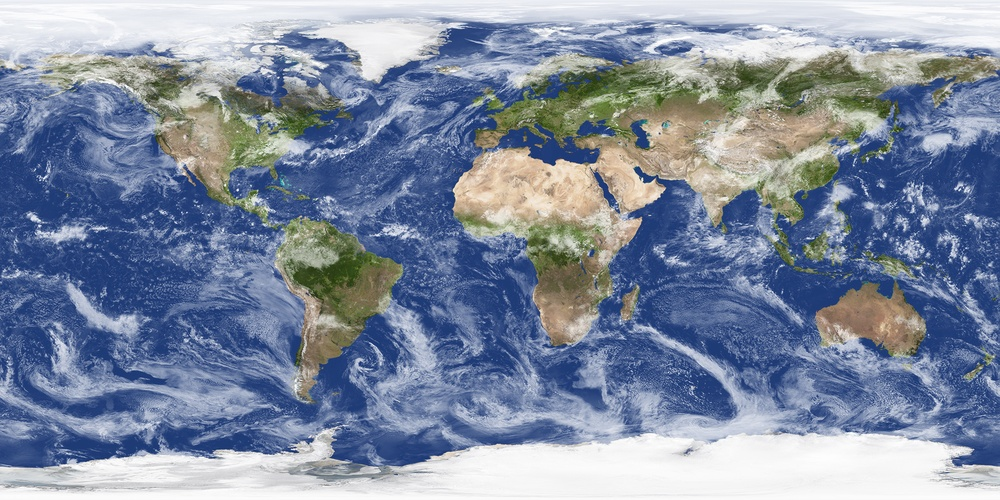
%> input picture Computer Graphics/Assignment4/tc-earth_daymap.jpg, 1000 x 500 px, shrunk from 2048 x 1024 before the run
$ octave texture.m   (GNU Octave 9; MATLAB toolbox functions it lacks are replaced by stand-ins)
%> lines starting %> are read from the running program, lines starting %| are printed output that depends on the picture
% [13 lines of commented-out code are left out]


A=imread('tc-earth_daymap.jpg');
%> A is the input picture: size 500x1000x3 uint8; mean R, G, B 127.5, 139.6, 161.3
[mytext,map]=rgb2ind(A,256);
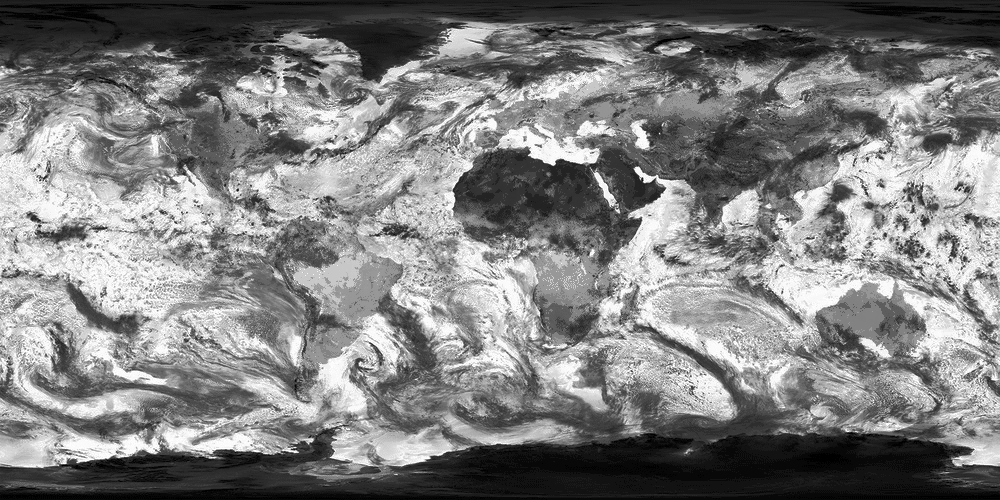
%> mytext: size 500x1000 uint8; min 0, max 255, mean 128
%> map = 256 rows, first 12: [0.988 0.988 0.992; 0.988 0.984 0.992; 0.98 0.984 0.992; 0.98 0.98 0.98; 0.973 0.98 0.992; 0.973 0.973 0.984; 0.98 0.984 0.969; 0.98 0.973 0.973; 0.976 0.976 0.976; 0.976 0.973 0.965; 0.961 0.973 0.965; 0.976 0.969 0.976]
mytext=flipud(mytext);
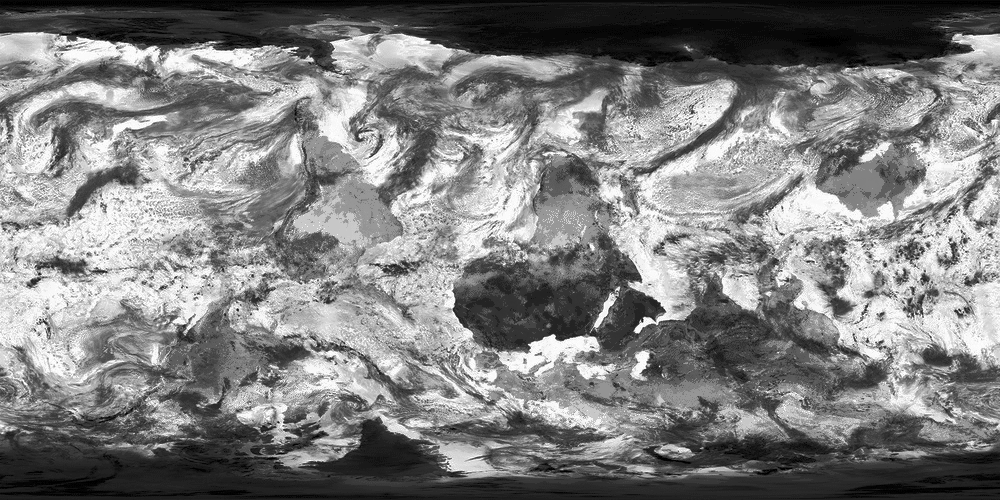
%> mytext: size 500x1000 uint8; min 0, max 255, mean 128; mean of the top-left, top-right, bottom-left and bottom-right quarters 142.1, 124.4, 128.6, 116.8

% Create the surface.
[x,y,z] = sphere(100);

figure,surface(x,y,z,'CData',mytext,'FaceColor','texturemap','FaceLighting','phong','EdgeLighting','phong','EdgeColor','none');
%set the colormap.

colormap(map);


%Create light object
light('position',[1 2 0 ],'Style','infinite','color',[0.8 0.7 0.8]);
light('position',[-2 -3 0 ],'color',[0.8 0.7 0.8]);


%Specify the viewpoint
axis square;
%view(12,0);
view(180,0);
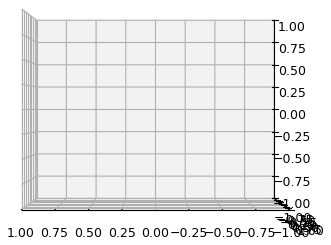
%> figure redrawn from the program's plot data
